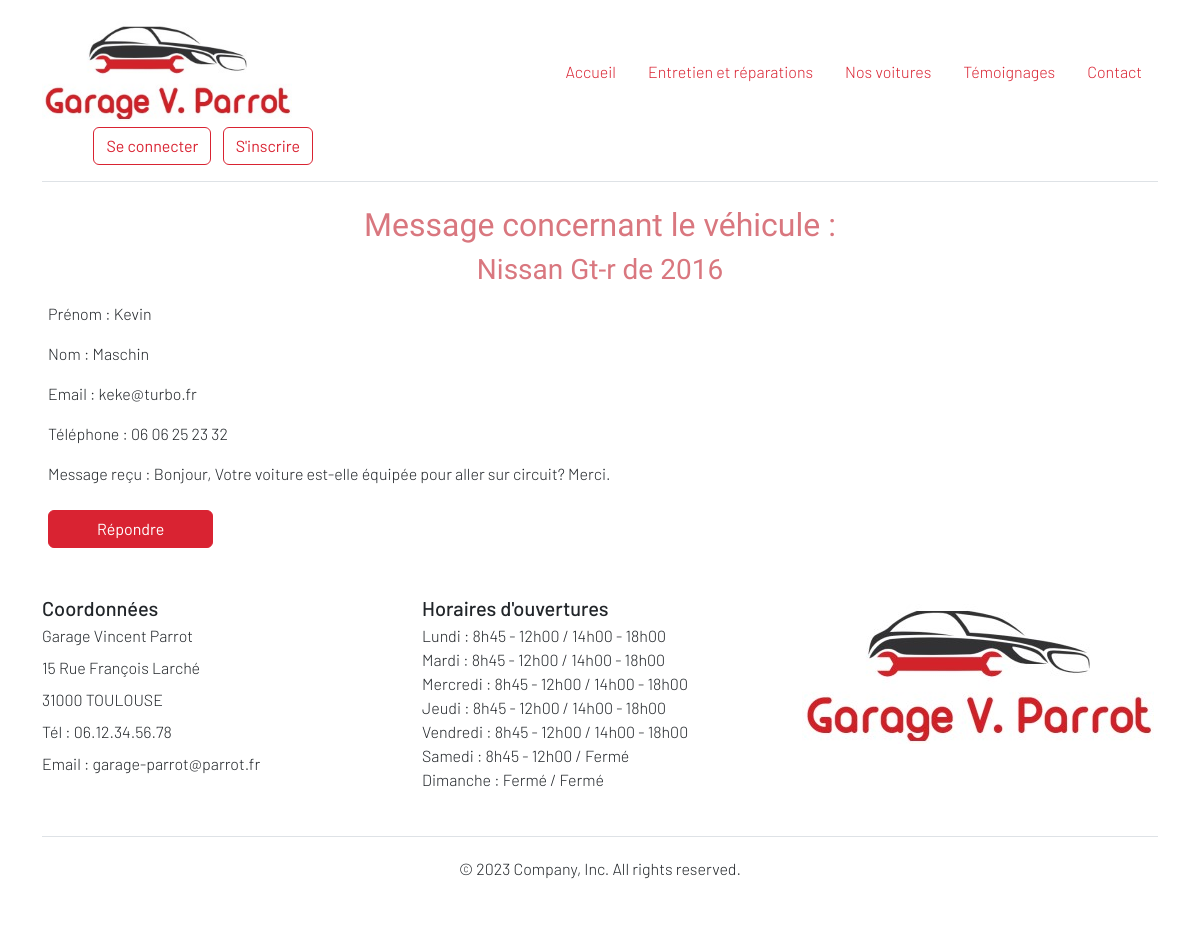
/form_auto_recup.php?id=193, run on the app's committed database.
### tables this page shows
CREATE TABLE `cars` (
  `id` int(11) NOT NULL,
  `marque` varchar(255) NOT NULL,
  `modele` varchar(255) NOT NULL,
  `prix` int(6) NOT NULL,
  `image_filename` varchar(500) DEFAULT NULL,
  `annee` int(4) NOT NULL,
  `kilometre` int(6) NOT NULL,
  `equipements` varchar(2000) NOT NULL
);

CREATE TABLE `formauto` (
  `id` int(11) NOT NULL,
  `cars_id` int(11) NOT NULL,
  `first_name` varchar(255) NOT NULL,
  `last_name` varchar(255) NOT NULL,
  `email` varchar(255) NOT NULL,
  `phone` varchar(20) NOT NULL,
  `message` varchar(2000) NOT NULL
);

CREATE TABLE `open_hours` (
  `id` int(11) NOT NULL,
  `day` varchar(50) NOT NULL,
  `morning_hours` varchar(50) NOT NULL,
  `afternoon_hours` varchar(50) NOT NULL
);

### lib/form_car.php (called while the page is built, shortened)
<?php
  function getFormAutoById(PDO $pdo, int $id){
    $query = $pdo->prepare('SELECT
        fa.cars_id, c.marque, c.modele, c.annee, c.image_filename, fa.first_name,
        fa.last_name, fa.email, fa.phone, fa.message
        FROM formauto AS fa
        JOIN cars AS c ON fa.cars_id = c.id
        WHERE fa.cars_id = :id');
    $query->bindParam(':id', $id, PDO::PARAM_INT);
    $query->execute();
    return $query->fetch();
}

### lib/car.php (called while the page is built, shortened)
<?php
  function getCarById(PDO $pdo, int $id){
    $query = $pdo -> prepare ('SELECT * FROM cars WHERE id = :id');
    $query -> bindParam(':id', $id, PDO::PARAM_INT);
    $query -> execute();
    return $query -> fetch();
  }

### lib/open_close.php (called while the page is built, shortened)
<?php
function getAllOpenDays(PDO $pdo) {
  $query = $pdo->query('SELECT * FROM open_hours');
  return $query->fetchAll(PDO::FETCH_ASSOC);
}

### form_auto_recup.php (the view, shortened to what this page needs)
<?php
require_once('templates/header.php');
require_once ('lib/form_car.php');
require_once ('lib/car.php');
$id = (int) $_GET['id'];
$car = getCarById($pdo, $id);
$formAuto = getFormAutoById($pdo, $id);
if ($formAuto) {
  $firstName = $formAuto['first_name'];
  $lastName = $formAuto['last_name'];
  $email = $formAuto['email'];
  $phone = $formAuto['phone'];
  $message = $formAuto['message'];
?>
<form action="<?= $_SERVER['PHP_SELF'];?>" method="POST" enctype="multipart/form-data">
    <div class="text-center">
        <label for="objet" class="form-label">
            <h2>Message concernant le véhicule :</h2>
            <h3> <?= $car['marque']?> <?= $car['modele'] ?> de <?= $car['annee'] ?> </h3></label>
    </div>
    <div class="mb-2 px-5">
        <label for="first_name" class="form-label">Prénom :
            <?= $firstName ?></label>
    </div>
    <div class="mb-2 px-5">
        <label for="last_name" class="form-label">Nom : <?= $lastName ?></label>
    </div>
    <div class="mb-2 px-5">
        <label for="email" class="form-label">Email : <?= $email ?></label>
    </div>
    <div class="mb-2 px-5">
        <label for="phone" class="form-label">Téléphone : <?= $phone ?></label>
    </div>
    <div class="mb-3 px-5">
        <label for="message" class="form-label">Message reçu : <?= $message ?></label>
    </div>
    <input type="submit" value="Répondre" name="saveFormAuto" class="btn btn-primary mx-5 px-5">
</form>
<?php
} else {
    echo "Aucun résultat trouvé.";
}
require_once('templates/footer.php');
?>

### templates/footer.php (shortened to what this page needs)
<?php
require_once('lib/open_close.php');
?>
      <div class="container">
        <footer class="py-5 lh-1">
          <div class="row">
            <div class="col-md-4  mb-3 ">
            <form>
            <h5>Coordonnées</h5>
              <p>Garage Vincent Parrot</p>
              <p>15 Rue François Larché</p>
              <p>31000 TOULOUSE</p>
              <p>Tél : 06.12.34.56.78</p>
              <p>Email : garage-parrot@parrot.fr</p>
            </form>
            </div>
            <div class="col-6 col-md-4 mb-3">
            <h5>Horaires d'ouvertures</h5>
            <ul class="nav flex-column">
            <?php
            $openDays = getAllOpenDays($pdo);
            foreach ($openDays as $open){ ?>
                <li class="nav-item mb-2">
                  <?= $open['day']; ?> : <?= $open['morning_hours']; ?> / <?= $open['afternoon_hours']; ?>
                </li>
            <?php }; ?>
            </ul>
            </div>
            <div class="col-md-3  mb-3">
              <img src="assets/images/logo_Garage.jpg">
            </div>
          </div>
          <div class="d-flex flex-column flex-sm-row justify-content-center py-4 my-4 border-top">
            <p>© 2023 Company, Inc. All rights reserved.</p>
          </div>
        </footer>
      </div>
  </body>
</html>

### assets/css/style.css (style rules this page uses)
.structure { font-family: 'Barlow', sans-serif; font-weight: 300; }
.structure h2, h3 { font-family: 'Rajdhani'; font-weight: 400; }

### data on the page
cars: marque "Nissan", modele "Gt-r", annee "2016"
formauto: first_name "Kevin", last_name "Maschin", email "keke@turbo.fr", phone "06 06 25 23 32", message "Bonjour, Votre voiture est-elle équipée pour aller sur circuit? Merci."
open_hours: day "Lundi", morning_hours "8h45 - 12h00", afternoon_hours "14h00 - 18h00"
open_hours: day "Mardi", morning_hours "8h45 - 12h00", afternoon_hours "14h00 - 18h00"
open_hours: day "Mercredi", morning_hours "8h45 - 12h00", afternoon_hours "14h00 - 18h00"
open_hours: day "Jeudi", morning_hours "8h45 - 12h00", afternoon_hours "14h00 - 18h00"
open_hours: day "Vendredi", morning_hours "8h45 - 12h00", afternoon_hours "14h00 - 18h00"
open_hours: day "Samedi", morning_hours "8h45 - 12h00", afternoon_hours "Fermé"
open_hours: day "Dimanche", morning_hours "Fermé", afternoon_hours "Fermé"

### other printed values
$value "Accueil"
$value "Entretien et réparations"
$value "Nos voitures"
$value "Témoignages"
$value "Contact"
